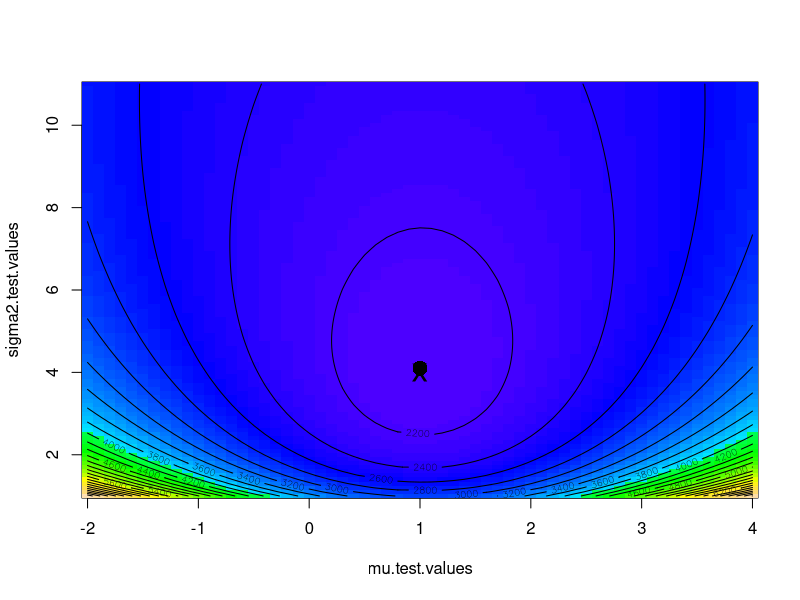
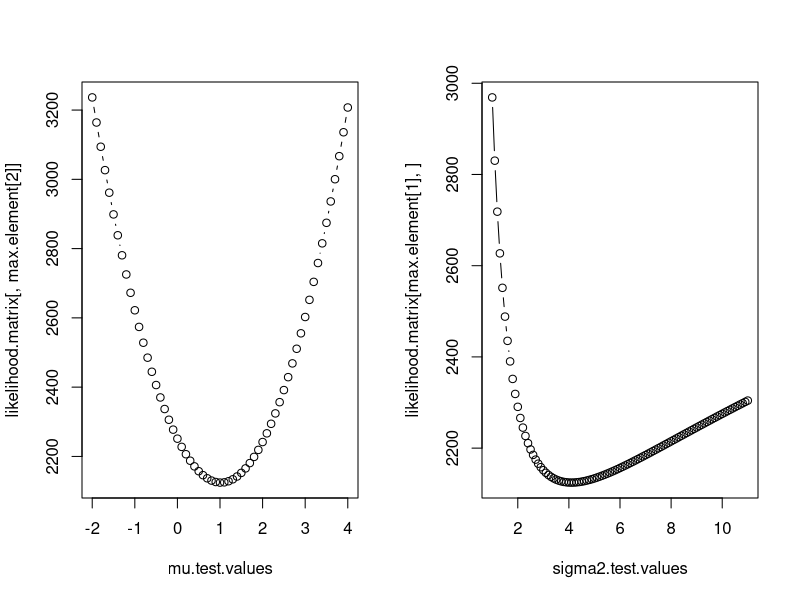

Write R code to recreate these figures, in order.
## ---- chunk 1
neg.ll <- function(x, mu, sigma2) {
    sum(0.5 * log(2 * pi * sigma2) + 0.5 * ((x - mu)^2)/sigma2)
}
## ---- chunk 2
x <- rnorm(1000, mean = 1, sd = 2)
mu.test.values <- seq(-2, 4, 0.1)
sigma2.test.values <- seq(1, 11, 0.1)
## ---- chunk 3
likelihood.matrix <- matrix(nrow = length(mu.test.values), ncol = length(sigma2.test.values))
## ---- chunk 4
for (i in 1:length(mu.test.values)) {
    for (j in 1:length(sigma2.test.values)) {
        likelihood.matrix[i, j] <- neg.ll(x, mu.test.values[i], sigma2.test.values[j])
    }
}
## ---- chunk 5
image(mu.test.values, sigma2.test.values, likelihood.matrix, col = topo.colors(100))
contour(mu.test.values, sigma2.test.values, likelihood.matrix, nlevels = 30, 
    add = T)

max.element <- which(likelihood.matrix == min(likelihood.matrix), arr.ind = T)
points(mu.test.values[max.element[1]], sigma2.test.values[max.element[2]], pch = 16, 
    cex = 2)
points(1, 4, pch = "x", cex = 2)
## ---- chunk 6
par(mfrow = c(1, 2))
plot(mu.test.values, likelihood.matrix[, max.element[2]], typ = "b")
plot(sigma2.test.values, likelihood.matrix[max.element[1], ], typ = "b")
## ---- chunk 7
neg.ll.v2 <- function(x, params) {
    mu = params[1]
    sigma = params[2]
    -sum(dnorm(x, mean = mu, sd = sigma, log = TRUE))
}
## ---- chunk 8
opt1 <- optim(par = c(1, 1), fn = neg.ll.v2, x = x)
opt1
## ---- chunk 9
library(MASS)
fitdistr(x, "normal")
